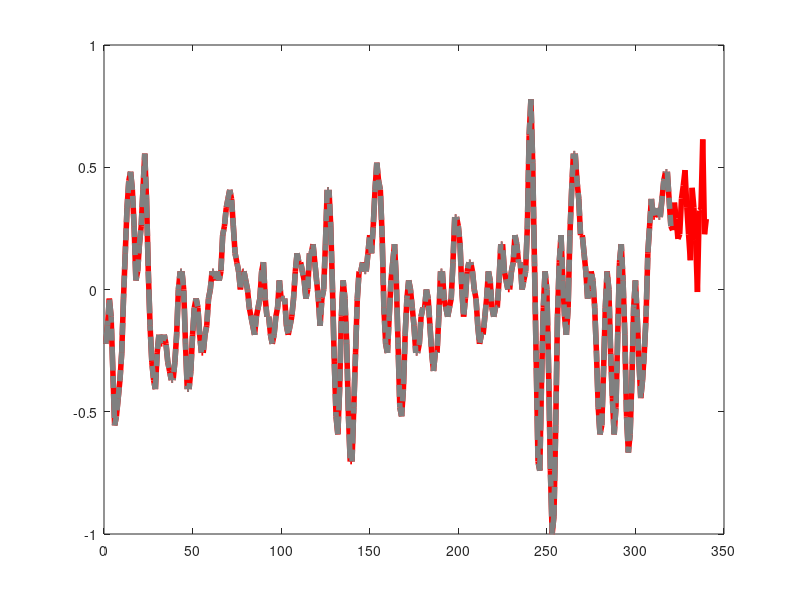

The MATLAB source for this figure: (Note: this script raises an error after producing the figure.)
clear all
close all
clc


y = load('ch10_LPC_data_02.txt');
K = 10;
N = 320;
Nblock = floor(length(y)/N);
M = Nblock*N;


% Determine Prediction Error
alpha = zeros(K,Nblock);
e = zeros(N,Nblock);
for i=1
    yblock = [y(N*(i-1)+[1:N])];
    y_corr = xcorr(yblock);
    YY     = toeplitz(y_corr(N+[0:K-1]));
    bb     = y_corr(N+[1:K]);
    h      = YY\bb;
end


figure;
y    = yblock;
z    = y(311:320);
yhat = zeros(340,1);
yhat(1:320) = y;
for t = 1:20
    predict     = z'*h;
    z           = [z(2:10); predict];
    yhat(320+t) = predict;
end
plot(yhat, 'r-', 'LineWidth', 4); hold on;
plot(y,    '-.', 'LineWidth', 4, 'color', [0.5,0.5,0.5]);
legend('Prediction','Input','Location','SW');
grid on;
set(gcf, 'Position', [100, 100, 600, 400]);
set(gca,'FontWeight','bold','fontsize',14);
% % export_fig ch10_LPC_03a.pdf -transparent -RGB;

